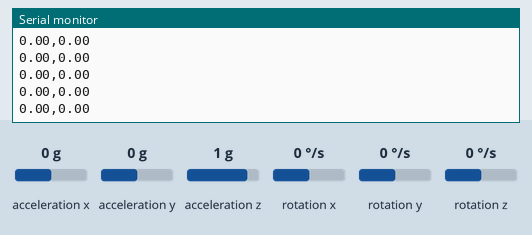
Recording of a sketch running on a simulated Arduino Uno, built with avr-gcc and run on an emulated ATmega328P. Parts: the last lines printed to the serial monitor. Wiring (inferred from the names in the program): MPU-6050 motion sensor at I2C address 0x68. Inputs (shaded band) come from the test bench; at power-on: acceleration x 0 g, acceleration y 0 g, acceleration z 1 g, rotation x 0 °/s, rotation y 0 °/s, rotation z 0 °/s.

Above: at 1.2 s.
1.3 s: acceleration x set to -1.4 g
At 2.2 s:
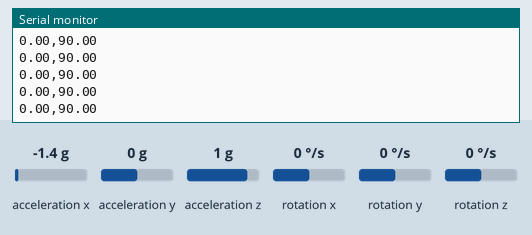
2.8 s: acceleration y set to -1.4 g
At 3.4 s:
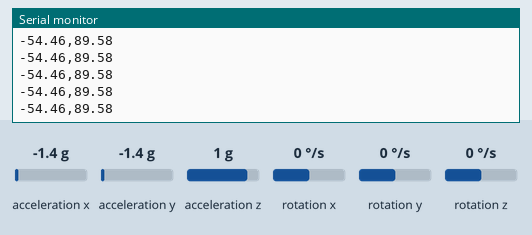
4.3 s: acceleration z set to -1.4 g
At 4.9 s:
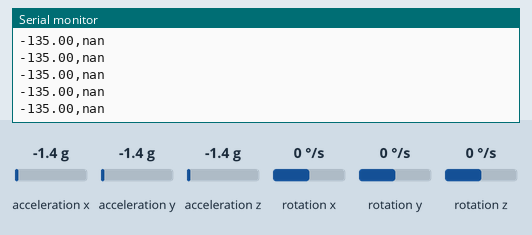
Timing chart, 0 to 7.3 s (numbered marks = the images above; inputs shaded):
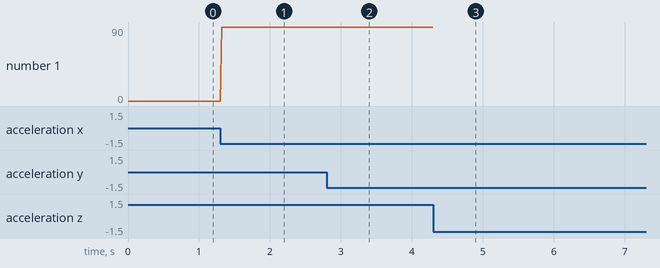

Measured:
- after the input at 1.3 s, the serial monitor: prints a new line at once (image 1)
- after the input at 2.8 s, the serial monitor: prints a new line at once (image 2)
- after the input at 4.3 s, the serial monitor: prints a new line at once (image 3)
- plotted number 1: 0 → 90 after the input at 1.3 s, 90 → 89.58 after the input at 2.8 s

The sketch:

ESP8266.ino
```cpp
#include <Wire.h>

const int MPU_addr = 0x68;  // MPU6050 I2C address

int16_t AcX, AcY, AcZ;
int16_t GyX, GyY, GyZ;

void setup() {
  Serial.begin(115200);
  Wire.begin();

  Wire.beginTransmission(MPU_addr);
  Wire.write(0x6B); // PWR_MGMT_1 register
  Wire.write(0);    // Wake up the MPU6050
  Wire.endTransmission(true);

  Serial.println("MPU6050 Ready");
}

void loop() {
  readMPU6050();

  // Calculate pitch and roll (approximate)
  float pitch = atan2(AcY, AcZ) * 180/PI;
  float roll = atan2(-AcX, sqrt(AcY * AcY + AcZ * AcZ)) * 180/PI;

  // Send pitch and roll only
  Serial.print(pitch);
  Serial.print(",");
  Serial.println(roll);

  delay(20); // 50 Hz
}

void readMPU6050() {
  Wire.beginTransmission(MPU_addr);
  Wire.write(0x3B);
  Wire.endTransmission(false);
  Wire.requestFrom(MPU_addr, 14, true);

  AcX = Wire.read() << 8 | Wire.read();
  AcY = Wire.read() << 8 | Wire.read();
  AcZ = Wire.read() << 8 | Wire.read();
  Wire.read(); Wire.read(); // Skip temperature
  GyX = Wire.read() << 8 | Wire.read();
  GyY = Wire.read() << 8 | Wire.read();
  GyZ = Wire.read() << 8 | Wire.read();
}
```
